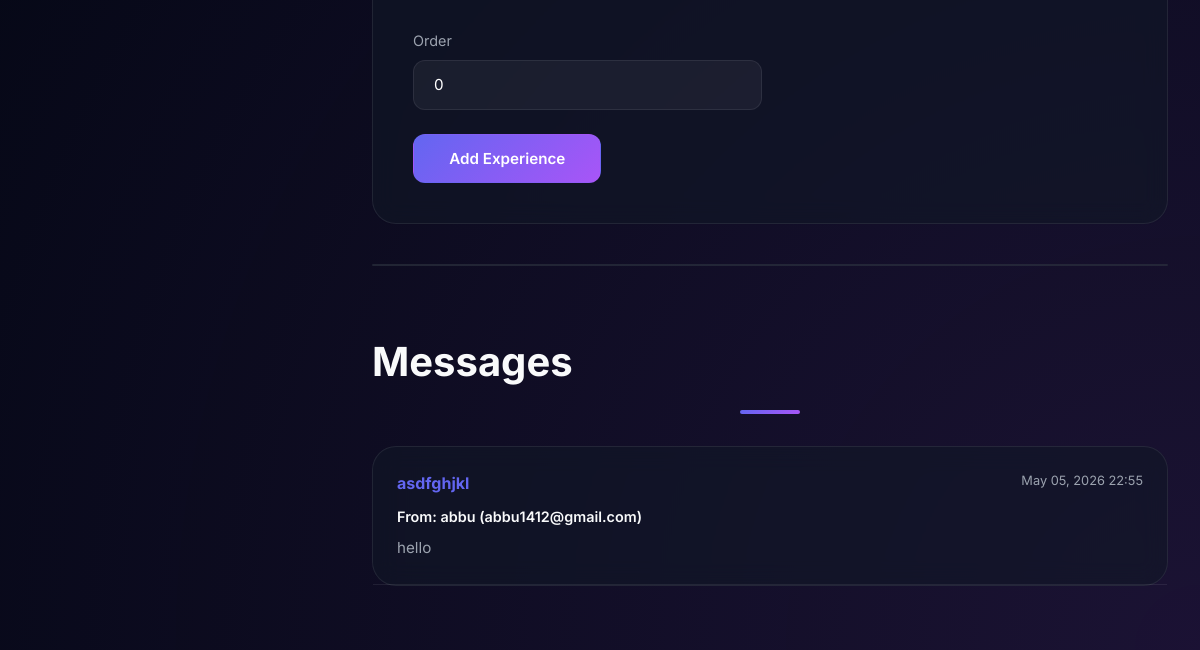
/dashboard/ (signed in, lower part), run on an earlier commit of the app's database.
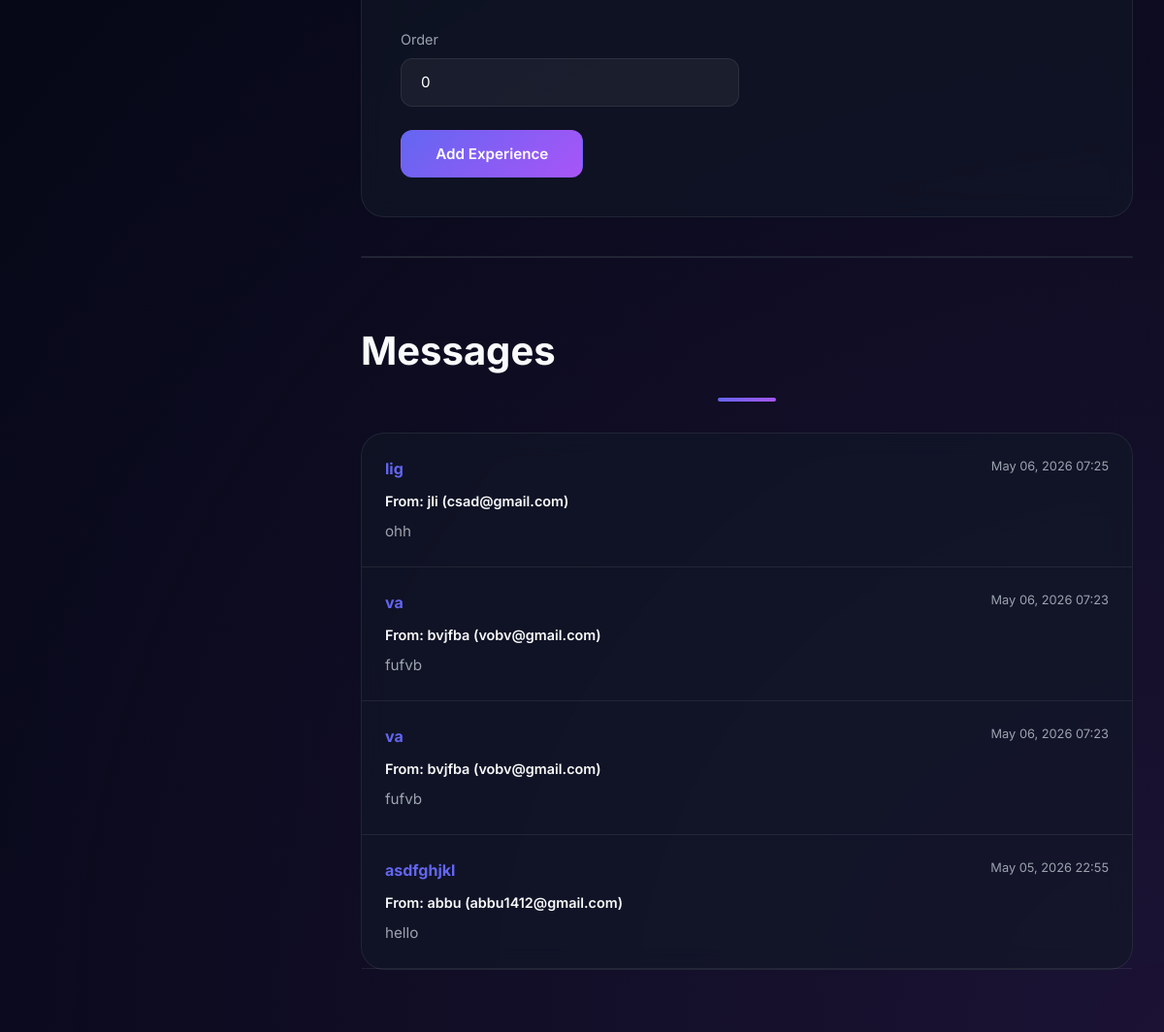
And on a later commit of the database.
### portfolio/models.py (models this page shows, shortened)
class ContactMessage(models.Model):
    name = models.CharField(max_length=100)
    email = models.EmailField()
    subject = models.CharField(max_length=200)
    message = models.TextField()
    created_at = models.DateTimeField(auto_now_add=True)

### portfolio/views.py (the view, shortened to what this page needs)
# urls.py: path('dashboard/', views.dashboard, name='dashboard'),
@login_required
def dashboard(request):
    about = About.objects.first()
    projects = Project.objects.all()
    skills = Skill.objects.all()
    experiences = Experience.objects.all()
    messages_list = ContactMessage.objects.all().order_by('-created_at')
    about_form = AboutForm(instance=about) if about else AboutForm()
    project_form = ProjectForm()
    skill_form = SkillForm()
    experience_form = ExperienceForm()
    context = {
        'about': about,
        'projects': projects,
        'skills': skills,
        'experiences': experiences,
        'messages_list': messages_list,
        'about_form': about_form,
        'project_form': project_form,
        'skill_form': skill_form,
        'experience_form': experience_form,
    }
    return render(request, 'portfolio/dashboard.html', context)

### portfolio/forms.py
class AboutForm(forms.ModelForm):
    class Meta:
        model = About
        fields = '__all__'
        widgets = {
            'bio': forms.Textarea(attrs={'rows': 4, 'class': 'form-input'}),
            'full_name': forms.TextInput(attrs={'class': 'form-input'}),
            'role': forms.TextInput(attrs={'class': 'form-input'}),
            'email': forms.EmailInput(attrs={'class': 'form-input'}),
            'linkedin': forms.URLInput(attrs={'class': 'form-input'}),
            'github': forms.URLInput(attrs={'class': 'form-input'}),
            'twitter': forms.URLInput(attrs={'class': 'form-input'}),
        }

class ProjectForm(forms.ModelForm):
    class Meta:
        model = Project
        fields = '__all__'
        widgets = {
            'title': forms.TextInput(attrs={'class': 'form-input'}),
            'description': forms.Textarea(attrs={'rows': 4, 'class': 'form-input'}),
            'link': forms.URLInput(attrs={'class': 'form-input'}),
            'technologies': forms.TextInput(attrs={'class': 'form-input'}),
            'order': forms.NumberInput(attrs={'class': 'form-input'}),
        }

### portfolio/templates/portfolio/dashboard.html (shortened to what this page needs)
{% load static %}
<!DOCTYPE html>
<html lang="en">
<head>
    <link rel="stylesheet" href="{% static 'css/style.css' %}">
    <link rel="stylesheet" href="https://cdnjs.cloudflare.com/ajax/libs/font-awesome/6.0.0/css/all.min.css">
</head>
<body style="padding-top: 100px;">
    <div class="grain"></div>
    <div class="container">
        <div class="dashboard-grid">
            <main class="dashboard-content">
                <section id="experience" style="padding: 0; margin-bottom: 4rem;">
                    <form method="POST" class="glass form-container">
                        <div style="display: grid; grid-template-columns: 1fr 1fr; gap: 1rem;">
                            {% for field in experience_form %}
                            <div class="form-group" style="{% if field.name == 'description' %}grid-column: span 2;{% endif %}">
                                <label>{{ field.label }}</label>
                                {{ field }}
                            </div>
                            {% endfor %}
                        </div>
                        <button type="submit" class="btn">Add Experience</button>
                    </form>
                    <div class="glass item-list">
                    </div>
                </section>
                <section id="messages" style="padding: 0; margin-bottom: 4rem;">
                    <h2 class="section-title" style="text-align: left; margin-bottom: 2rem;">Messages</h2>
                    <div class="glass item-list">
                        {% for msg in messages_list %}
                        <div style="padding: 1.5rem; border-bottom: 1px solid var(--glass-border);">
                            <div style="display: flex; justify-content: space-between; margin-bottom: 0.5rem;">
                                <h4 style="color: var(--accent-color);">{{ msg.subject }}</h4>
                                <span style="font-size: 0.8rem; color: var(--text-secondary);">{{ msg.created_at|date:"M d, Y H:i" }}</span>
                            </div>
                            <p style="font-weight: 600; font-size: 0.9rem; margin-bottom: 0.5rem;">From: {{ msg.name }} ({{ msg.email }})</p>
                            <p style="color: var(--text-secondary); font-size: 0.95rem; line-height: 1.6;">{{ msg.message }}</p>
                        </div>
                        {% empty %}
                        <p style="padding: 2rem; text-align: center; color: var(--text-secondary);">No messages yet.</p>
                        {% endfor %}
                    </div>
                </section>
            </main>
        </div>
    </div>
</body>
</html>

What changed in the data, as far as the page shows it:
added ContactMessage: subject "lig", created_at "May 06, 2026 07:25", name "jli", email "csad@gmail.com", message "ohh"
added ContactMessage: subject "va", created_at "May 06, 2026 07:23", name "bvjfba", email "vobv@gmail.com", message "fufvb"
added ContactMessage: subject "va", created_at "May 06, 2026 07:23", name "bvjfba", email "vobv@gmail.com", message "fufvb"
